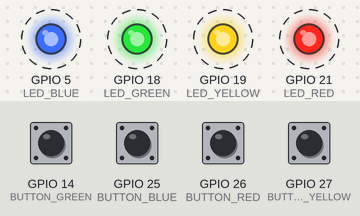
Simulated run of this sketch. Board: ESP32. Parts: output pins drawn as LEDs (lit = HIGH). Dashed ring = blinking. The test bench sets the inputs (shaded band); at power-on: GPIO 14 (BUTTON_GREEN), GPIO 25 (BUTTON_BLUE), GPIO 26 (BUTTON_RED), GPIO 27 (BUTTON_YELLOW) LOW. WiFi joins after 1.5 s; servers stay silent unless stated; the local clock reads 2024-03-15 10:24:30 at power-on unless the sketch sets it; no MQTT or app messages arrive unless stated; what the sketch prints to the serial monitor is not drawn.

Above: at 0.21 s.
At 1.4 s:
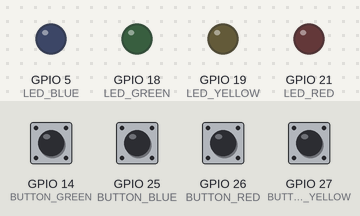
1.5 s: GPIO 14 (BUTTON_GREEN) pulled HIGH for 0.15 s
At 2.7 s:
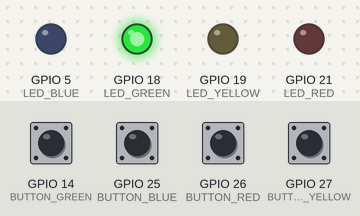
Timing chart, 0 to 9.1 s (numbered marks = the images above; inputs shaded):
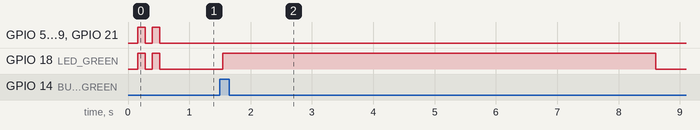

The sketch:

sketch_may19a.ino
```cpp
#include <Arduino.h>
#include "driver/rtc_io.h"
#include "esp_sleep.h"
#include <WiFi.h>
#include "WiFiClientSecure.h"
#include <PubSubClient.h>


#define BUTTON_GREEN   GPIO_NUM_14   // Smiley :)  - meget tilfreds
#define BUTTON_YELLOW  GPIO_NUM_27   // Smiley :|  - neutral
#define BUTTON_RED     GPIO_NUM_26   // Smiley :(  - utilfreds
#define BUTTON_BLUE    GPIO_NUM_25   // Smiley :O  - meget utilfreds

#define LED_GREEN   18
#define LED_YELLOW  19
#define LED_RED     21
#define LED_BLUE     5

#define BUTTON_PIN_BITMASK(GPIO) (1ULL << GPIO)
const uint64_t WAKEUP_BITMASK =
    BUTTON_PIN_BITMASK(BUTTON_GREEN)  |
    BUTTON_PIN_BITMASK(BUTTON_YELLOW) |
    BUTTON_PIN_BITMASK(BUTTON_RED)    |
    BUTTON_PIN_BITMASK(BUTTON_BLUE);

static const uint32_t LOCK_MS              = 7000;   // 7 sek. laasetid + LED on
static const uint32_t DEBOUNCE_MS          = 40;     // Software debounce
static const uint32_t IDLE_BEFORE_SLEEP_MS = 8000;   // Vent paa nyt tryk


RTC_DATA_ATTR int bootCount  = 0;
RTC_DATA_ATTR int pressCount = 0;

struct Button {
  gpio_num_t pin;
  uint8_t    led;
  const char* label;
};

const Button BUTTONS[4] = {
  { BUTTON_GREEN,  LED_GREEN,  "happy"   },
  { BUTTON_YELLOW, LED_YELLOW, "neutral" },
  { BUTTON_RED,    LED_RED,    "unhappy" },
  { BUTTON_BLUE,   LED_BLUE,   "angry"   },
};

// Globals
String WIFI_CONNECTION_SSID = "IoT_H3/4";
String WIFI_CONNECTION_PASSWORD = "98806829";
bool WIFI_IS_CONNECTED = false;
const char *TIME_SERVER = "pool.ntp.org";
const long gmtOffset_sec = 0;     // We just assume UTC
const int daylightOffset_sec = 0;

String MQTT_SERVER = "wilsons.local";
int MQTT_PORT = 8883;
String CLIENT_ID = "device04";
String CLIENT_PASS = "8HYcRWdQ";
String TOPIC_NAME = "/devices/device04/report";

unsigned long lastMQTTPublish = 0;
const unsigned long mqttPublishInterval = 60000;  // every minute
String mqttData = "[]";
bool dataFetched = false;
int MQTT_RECONNECT = 0;

const char MQTT_CA_CERT[] = R"(
-----BEGIN CERTIFICATE-----
MIIFBTCCAu2gAwIBAgIUZNXNRbyQrl4kJeE1awmG4JCBT14wDQYJKoZIhvcNAQEL
BQAwEjEQMA4GA1UEAwwHTVFUVC1DQTAeFw0yNjA1MTkyMjA5MDZaFw0zNjA1MTYy
MjA5MDZaMBIxEDAOBgNVBAMMB01RVFQtQ0EwggIiMA0GCSqGSIb3DQEBAQUAA4IC
DwAwggIKAoICAQDuOe5w6gAq0x0BUgTMTDtMmY3uVNz3TmRkB4cfC5wg86ZcOA/E
Zs27a3InRlbgS9Ak+WrUWeB5Budx010xGsTW7G1h1/TVf8yOq0qN1NKknNYxcO63
CvdnNcHSj0LCyzYDSRSz1qdmMh+j7/ZZ0N74is1L7EXT7uOcdDXvXAm8lUUH+v3L
YaHKX5BHuSy5+EwG9OlzpluajYxUxDBm3ip3Iyrax3mdSdDCkLeJwnj/Hvq944yg
BZxrmSyrV0q0R8M5Tfcw97TWNEFkY/Q0dg4QOSZcXmFviakftlOyqnMPkQyP8YhO
gz6O9pNjG8VCnVkSP6B2SyBUaGZskZEJwtXF2yISmMo9blRfuOHFVAnlYD97y6Is
ZRw75kEfQcjRf3r6twwiNdW3KL8McZh+M0JK1wLOX/HzmazaQDb4VfhR90VV3UkR
aJa4QRk8ow7aSgUHe43NPYU1u6CzTaLhKhvBO9kAIgegCAyVMgHQBsFrnltF/drW
yDdg15mFf1CBxNz1YYUGjz0h5Hz2vvsOl7xVhcaUHuP+DwaflIPqbANyso6JJ5LG
AW0qFRxPNSaZLyZ+n9XHkfUdTdmOMcwGIIzob+evcUR2jLqG2HsoGwSA4Vq5+sZx
pSHoEgsDhHQtD1cjX0pvpPcVMT3LSoBd30ztZKMuTEiCScqZqB8PvYSaJwIDAQAB
o1MwUTAdBgNVHQ4EFgQUvz3l/B8ajI63TusuyGktdy4lSXkwHwYDVR0jBBgwFoAU
vz3l/B8ajI63TusuyGktdy4lSXkwDwYDVR0TAQH/BAUwAwEB/zANBgkqhkiG9w0B
AQsFAAOCAgEA3LSR7YzWrSubNoGu8cc7OW3OwXjvJgSLukR0CEuqlscrzcZ4vJRV
Kdrl3qbll8d4JzBRXryLl7QtPYaQLoQqKL9b4rNQHZVGW8iIgt/YDCVjNy8fvhgx
lppih66Czv/hv5WLPm4j9xjVE9HaPmCIE+Xr+zziPMsN8ehyre209imkXGWHadEq
QUwzDoet/qwWNW0LA1Z9Ct6e8534ctWKBGlJW/9NiAnPa+zAjn78GSrqqeFH1IAI
lNR3axk2UQWfcLXa6TBEkJeCANn0I6VMwb4BeJ8q4Jx93gu8+pQcoT10E/ZwUVWF
ckOILTatAXpfXGMQCPJHm5lOdeX4nrGwNJ4SKi9ThUo17eqNQ1ojxwDvNWCKFngl
uRZG+ZXAe2eVernpWGG7EjwZ1H+66Gvx4CeKyRbVumr9fwh8FC1uVah0/DxTZotP
LFRwtabFYmQfTcZbOMU1bQ5obROp8GIhlJY5vcREt2O1Ey9rmyjMlKrTWoflZwEw
4xi+h5vDEB9fgFBuf5j5bybyOxZRKs8PzyTj9Sr5V/5QnCMrdcVa31h7XuVr6Z6j
yfJk6/yX3fDN5i4A01bFqVaSZbwDhVyFtK1ersNkMflWjN3gomHE9LyXkke+3iF3
3wviuKAFTPSYhltv0q/myn5xnZD/yMXOfBzsvQqCZtV4gRfF0m7dgi0=
-----END CERTIFICATE-----
)";

WiFiClientSecure espClient;
PubSubClient mqttClient(espClient);

bool FIRST_SETUP = true;

void allLedsOff() {
  digitalWrite(LED_GREEN,  LOW);
  digitalWrite(LED_YELLOW, LOW);
  digitalWrite(LED_RED,    LOW);
  digitalWrite(LED_BLUE,   LOW);
}

void blinkAllLeds(uint8_t times, uint16_t delayMs) {
  for (uint8_t i = 0; i < times; ++i) {
    digitalWrite(LED_GREEN,  HIGH);
    digitalWrite(LED_YELLOW, HIGH);
    digitalWrite(LED_RED,    HIGH);
    digitalWrite(LED_BLUE,   HIGH);
    delay(delayMs);
    allLedsOff();
    delay(delayMs);
  }
}

int identifyWakeupButton() {
  uint64_t status = esp_sleep_get_ext1_wakeup_status();
  if (status == 0) return -1;
  for (int i = 0; i < 4; ++i) {
    if (status & BUTTON_PIN_BITMASK(BUTTONS[i].pin)) return i;
  }
  return -1;
}

int pollButtonsWithDebounce(uint32_t timeoutMs) {
  uint32_t start = millis();
  while (millis() - start < timeoutMs) {
    for (int i = 0; i < 4; ++i) {
      if (digitalRead(BUTTONS[i].pin) == HIGH) {
        uint32_t t0 = millis();
        while (millis() - t0 < DEBOUNCE_MS) {
          if (digitalRead(BUTTONS[i].pin) == LOW) { t0 = millis(); break; }
        }
        if (digitalRead(BUTTONS[i].pin) == HIGH) return i;
      }
    }
    delay(5);
  }
  return -1;
}

void printTime() {
  struct tm timeinfo;
  if (!getLocalTime(&timeinfo)) {
    return;
  }
  Serial.println(&timeinfo, "%A, %B, %d %Y %H:%M:%S zone %Z %x");
}

void handleFeedback(int idx) {
  if (idx < 0 || idx >= 4) return;
  pressCount++;
  Serial.printf("Knap trykket: %s (seq=%d)\n", BUTTONS[idx].label, pressCount);

  allLedsOff();
  digitalWrite(BUTTONS[idx].led, HIGH);


  if (!mqttClient.connected()) {
    mqttReconnect();
    publishData(BUTTONS[idx].label);
  } else {
    Serial.println("Publishing Data");
    publishData(BUTTONS[idx].label);
  }


  uint32_t lockStart = millis();
  while (millis() - lockStart < LOCK_MS) {
    delay(50);
  }
  digitalWrite(BUTTONS[idx].led, LOW);
}

void enterDeepSleep() {
  Serial.println("Gaar i deep sleep. EXT1 wakeup aktiv.");
  allLedsOff();

  esp_sleep_enable_ext1_wakeup(WAKEUP_BITMASK, ESP_EXT1_WAKEUP_ANY_HIGH);

  delay(50);
  esp_deep_sleep_start();
}

void printWakeupReason() {
  esp_sleep_wakeup_cause_t reason = esp_sleep_get_wakeup_cause();
  switch (reason) {
    case ESP_SLEEP_WAKEUP_EXT1:
      Serial.println("Wakeup: EXT1 (knaptryk).");
      break;
    default:
      Serial.printf("Wakeup: andet/koldstart (%d).\n", reason);
      break;
  }
}

void setup() {
  Serial.begin(115200);
  delay(150);

  pinMode(LED_GREEN,  OUTPUT);
  pinMode(LED_YELLOW, OUTPUT);
  pinMode(LED_RED,    OUTPUT);
  pinMode(LED_BLUE,   OUTPUT);
  allLedsOff();

  pinMode(BUTTON_GREEN,  INPUT_PULLDOWN);
  pinMode(BUTTON_YELLOW, INPUT_PULLDOWN);
  pinMode(BUTTON_RED,    INPUT_PULLDOWN);
  pinMode(BUTTON_BLUE,   INPUT_PULLDOWN);

  if (FIRST_SETUP) {

    if (!WIFI_IS_CONNECTED) {
      WiFi.onEvent(WiFiEvent);
      wifi_connect();
    }

    espClient.setCACert(MQTT_CA_CERT);

    mqttSetup();
    FIRST_SETUP = false;
  }


  printTime();

  ++bootCount;
  Serial.printf("\n=== Smiley Feedback Console - boot #%d ===\n", bootCount);
  printWakeupReason();

  esp_sleep_wakeup_cause_t reason = esp_sleep_get_wakeup_cause();

  // 1) Hvis vi blev vaakket af et knaptryk -> behandl feedback
  int idx = -1;
  if (reason == ESP_SLEEP_WAKEUP_EXT1) {
    idx = identifyWakeupButton();
  } else {
    blinkAllLeds(2, 120);
  }

  if (idx >= 0) {
    handleFeedback(idx);
  }

  Serial.printf("Aktiv-periode: lytter efter knaptryk i %lu ms...\n",
                (unsigned long)IDLE_BEFORE_SLEEP_MS);
  uint32_t idleStart = millis();
  while (millis() - idleStart < IDLE_BEFORE_SLEEP_MS) {
    uint32_t remaining = IDLE_BEFORE_SLEEP_MS - (millis() - idleStart);
    int next = pollButtonsWithDebounce(remaining);
    if (next >= 0) {
      handleFeedback(next);
      idleStart = millis();   // nulstil idle-timeren efter et tryk
    } else {
      break;
    }
  }

  enterDeepSleep();
}

void loop() {
  if (WiFi.status() == WL_CONNECTED) {
    if (!mqttClient.connected()) {
      mqttReconnect();
    } else {
      // Always call loop() when connected
      mqttClient.loop();
    }
  }
}
```

mqtt.ino
```cpp
void mqttReconnect() {
  while (!mqttClient.connected() && MQTT_RECONNECT < 3) {
    MQTT_RECONNECT += 1;
    Serial.print("Attempting MQTT connection...");

    if (mqttClient.connect(CLIENT_ID.c_str(), CLIENT_ID.c_str(), CLIENT_PASS.c_str())) {
      Serial.println("connected to MQTT server!");
      if (mqttClient.publish("/devices/device04/status", "ESP32 connected")) {
        Serial.println("Published status");
      } else {
        Serial.println("Error publishing status");
      }
      mqttClient.subscribe(TOPIC_NAME.c_str());

      MQTT_RECONNECT = 0;
    } else {
      Serial.print("failed, rc=");
      Serial.print(mqttClient.state());
      Serial.println(" retrying in 5 seconds...");
      delay(5000);
    }
  }
}

void mqttCallback(char* topic, byte* payload, unsigned int length) {
  Serial.println("Callback!!");
  if (String(topic) == TOPIC_NAME) {
    String message;
    for (unsigned int i = 0; i < length; i++) {
      message += (char)payload[i];
    }
    mqttData = message;
    dataFetched = true;
    Serial.println("Received MQTT data: " + message);
  } else {
    Serial.println(String(topic));
  }
}

void mqttSetup() {
  mqttClient.setServer(MQTT_SERVER.c_str(), MQTT_PORT);
  mqttClient.setCallback(mqttCallback);
  mqttClient.setBufferSize(50000); // This is insanely large
}

void publishData(String response) {
  unsigned long now = millis();

  time_t current_time;
  time(&current_time);
  unsigned long long epochMillis = (unsigned long long)current_time * 1000ULL;

  if (mqttClient.connected()) {

    char payload[128];
    snprintf(payload, sizeof(payload),
            "{\"happymeter\": \"%s\", \"timestamp\": %llu}",
            response, epochMillis);

    if (mqttClient.publish(TOPIC_NAME.c_str(), payload)) {
      Serial.print("Published to MQTT: ");
      Serial.println(payload);
    } else {
      Serial.println("Failed to publish - adding to cache");
    }
  } else {
    Serial.println("MQTT not connected - caching data");
  }
}
```

wifi.ino
```cpp
void WiFiEvent(WiFiEvent_t event) {
  switch (event) {
    case ARDUINO_EVENT_WIFI_STA_START:
      Serial.println("STA started");
      break;

    case ARDUINO_EVENT_WIFI_STA_CONNECTED:
      Serial.println("Connected to WiFi!");

      // Sync with time server
      configTime(gmtOffset_sec, daylightOffset_sec, TIME_SERVER);
      WIFI_IS_CONNECTED = true;

      break;

    case ARDUINO_EVENT_WIFI_STA_GOT_IP:
      Serial.print("STA IP Address: ");
      Serial.println(WiFi.localIP());
      Serial.print("STA Gateway: ");
      Serial.println(WiFi.gatewayIP());
      break;

    default:
      break;
  }
}


void wifi_connect() {

  if (WIFI_CONNECTION_SSID.isEmpty()) {
    Serial.println("No WiFi credentials stored.");
    return;
  }
  Serial.printf("Connecting to STA SSID: %s\n", WIFI_CONNECTION_SSID.c_str());
  WiFi.softAPdisconnect(false);
  WiFi.mode(WIFI_STA);
  WiFi.begin(WIFI_CONNECTION_SSID.c_str(), WIFI_CONNECTION_PASSWORD.c_str());
}
```

Measured:
- after the input at 1.5 s, GPIO 18 (LED_GREEN): LOW → HIGH at once, → LOW 7.1 s later
- by itself, GPIO 5 (LED_BLUE), GPIO 18 (LED_GREEN), GPIO 19 (LED_YELLOW), GPIO 21 (LED_RED): alternates HIGH for 0.12 s and LOW for 0.12 s, 4 changes in all, then stays LOW
